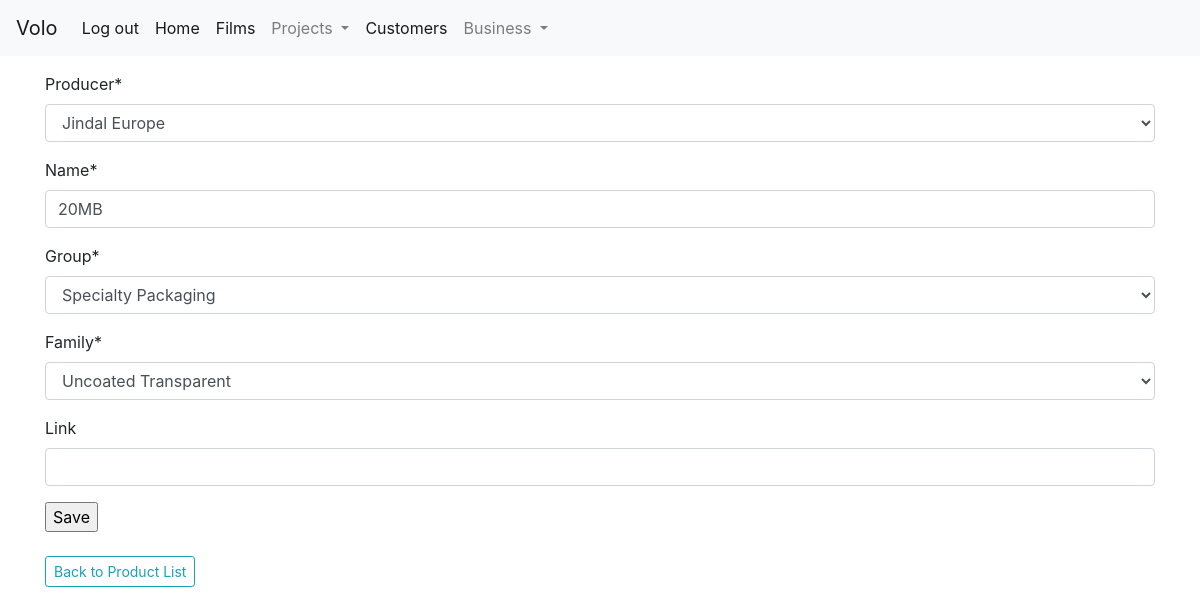
/product/1/update/ (signed in), run on the app's committed database.
### product/models.py (models this page shows, shortened)
class Product(models.Model):
    PRODUCER = (
        ('TE', 'Treofan'),
        ('JE', 'Jindal Europe'),
        ('JI', 'Jindal India'),
        ('JA', 'Jindal America')
    )
    producer = models.CharField(max_length=2,choices=PRODUCER, default='JE')
    name = models.CharField(max_length=20, unique=True)
    GROUP = (
        ('NPD', 'NPD'),
        ('SPP', 'Specialty Packaging'),
        ('SPL', 'Specialty Labeling'),
        ('IML', 'IML'),
        ('COM', 'Commodity')
    )
    group = models.CharField(max_length=3,choices=GROUP, default='NPD')
    FAMILY = (
        ('UW', 'Uncoated White'),
        ('CW', 'Coated White'),
        ('UT', 'Uncoated Transparent'),
        ('CT', 'Coated transparent'),
        ('MT', 'Metallised'),
        ('ST', 'SealTough'),
        ('AL', 'Alox'),
        ('HD', 'EthyLyte')
    )
    family = models.CharField(max_length=2,choices=FAMILY, default='UW')
    link = models.URLField(blank=True)
    class Meta:
        db_table = 'product'
        ordering = ('name','family',)
        verbose_name = 'product'
        verbose_name_plural = 'products'

### product/views.py (the view, shortened to what this page needs)
# urls.py: path('<int:id>/update/', ProductUpdateView.as_view(),name='product-update'),
class ProductUpdateView(LoginRequiredMixin, UpdateView):
    template_name = 'product/product_create.html'
    form_class = ProductModelForm
    def get_object(self):
        id_ = self.kwargs.get('id')
        return get_object_or_404(Product, id=id_)

### product/forms.py
class ProductModelForm(forms.ModelForm):
    class Meta:
        model = Product
        exclude = []

### product/templates/product/product_create.html
{% extends "base.html" %}
{% load crispy_forms_tags %}
{% block content %}
<form action='.' method="post">{% csrf_token %}
    {{ form | crispy }}
    <input type="submit" value="Save">
</form>
<br>
<a class="btn btn-outline-info btn-sm" href="{% url 'product:product-list' %}">Back to Product List</a>
{% endblock %}

### data on the page
Product: producer "Jindal Europe", name "20MB", group "Specialty Packaging", family "Uncoated Transparent"
